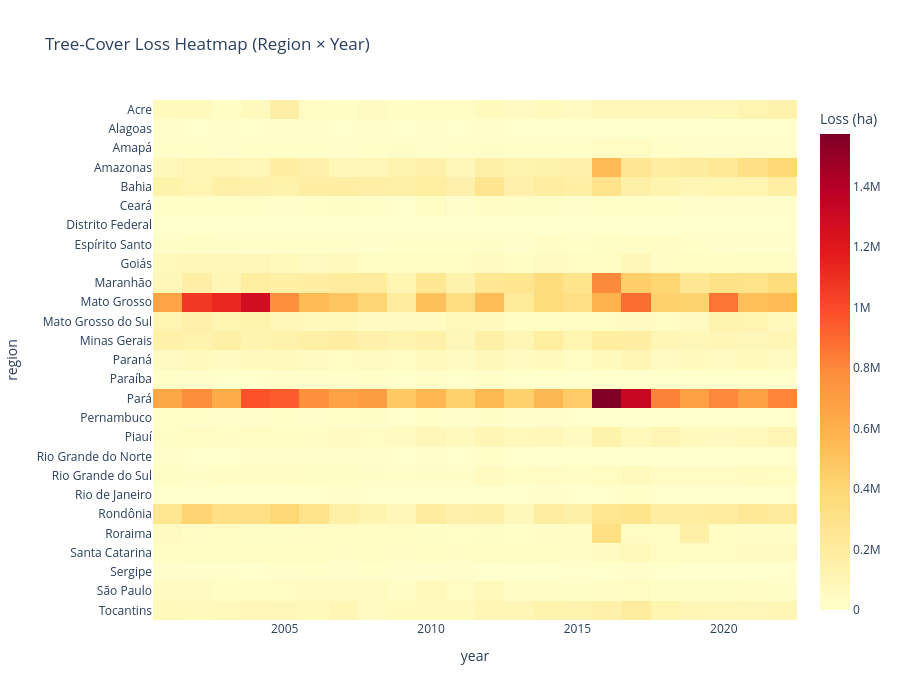

The cell this chart's notebook holds for it:
### Markdown cell above
### 4.5  Heatmap — Region × Year

### Code cell
pivot = processed.pivot(index='region', columns='year', values='tc_loss_ha')
fig = px.imshow(pivot, aspect='auto',
                title='Tree-Cover Loss Heatmap (Region × Year)',
                labels={'color': 'Loss (ha)'}, color_continuous_scale='YlOrRd')
fig.update_layout(height=700)
fig.show()

### Figure 1 — Plotly figure (JSON) as saved in the notebook; plotly's stock layout.template omitted (floating-point values rounded to 4 significant figures; data arrays with more than 128 entries replaced by an {"elided": "..."} marker saying what was removed)
{"data": [{"coloraxis": "coloraxis", "hovertemplate": "year: %{x}<br>region: %{y}<br>Loss (ha): %{z}<extra></extra>", "name": "0", "type": "heatmap", "x": [2001, 2002, 2003, 2004, 2005, 2006, 2007, 2008, 2009, 2010, 2011, 2012, 2013, 2014, 2015, 2016, 2017, 2018, 2019, 2020, 2021, 2022], "xaxis": "x", "y": ["Acre", "Alagoas", "Amapá", "Amazonas", "Bahia", "Ceará", "Distrito Federal", "Espírito Santo", "Goiás", "Maranhão", "Mato Grosso", "Mato Grosso do Sul", "Minas Gerais", "Paraná", "Paraíba", "Pará", "Pernambuco", "Piauí", "Rio Grande do Norte", "Rio Grande do Sul", "Rio de Janeiro", "Rondônia", "Roraima", "Santa Catarina", "Sergipe", "São Paulo", "Tocantins"], "yaxis": "y", "z": {"elided": "27x22 int values"}}], "layout": {"coloraxis": {"autocolorscale": false, "colorbar": {"title": {"text": "Loss (ha)"}}, "colorscale": [[0, "rgb(255,255,204)"], [0.125, "rgb(255,237,160)"], [0.25, "rgb(254,217,118)"], [0.375, "rgb(254,178,76)"], [0.5, "rgb(253,141,60)"], [0.625, "rgb(252,78,42)"], [0.75, "rgb(227,26,28)"], [0.875, "rgb(189,0,38)"], [1, "rgb(128,0,38)"]]}, "height": 700, "title": {"text": "Tree-Cover Loss Heatmap (Region × Year)"}, "xaxis": {"anchor": "y", "domain": [0, 1], "title": {"text": "year"}}, "yaxis": {"anchor": "x", "autorange": "reversed", "domain": [0, 1], "title": {"text": "region"}}}}
